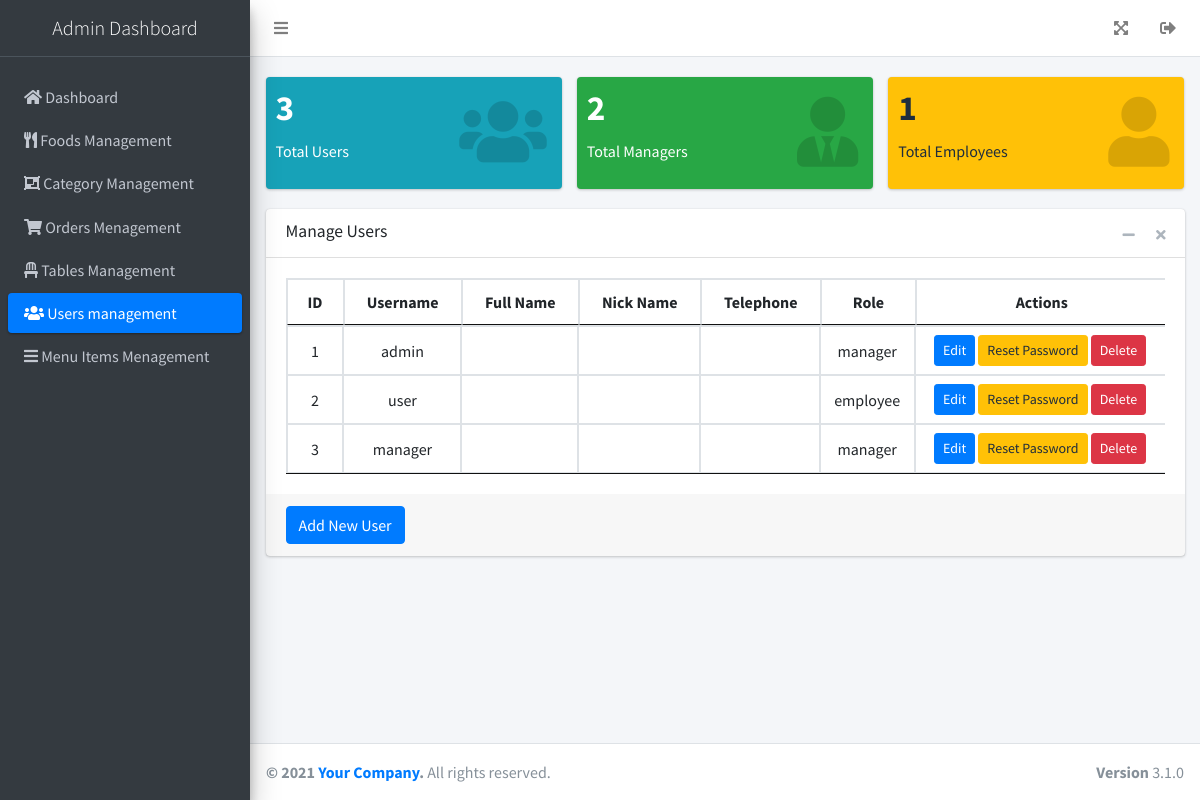
/admin/manage_users.php (signed in), run on the app's committed database.
### tables this page shows
CREATE TABLE `menu_items` (
  `id` int(11) NOT NULL,
  `name` varchar(255) NOT NULL,
  `icon` varchar(255) DEFAULT NULL,
  `link` varchar(255) NOT NULL,
  `parent_id` int(11) DEFAULT NULL,
  `order_index` int(11) DEFAULT 0,
  `active` tinyint(1) DEFAULT 1
);

CREATE TABLE `users` (
  `id` int(11) NOT NULL,
  `username` varchar(255) NOT NULL,
  `password` varchar(255) NOT NULL,
  `role` enum('manager','employee') NOT NULL,
  `full_name` varchar(255) NOT NULL,
  `nick_name` varchar(255) NOT NULL,
  `tels` varchar(255) NOT NULL
);

### includes/config.php (called while the page is built, shortened)
<?php
$base_path = '/restaurant';

### admin/manage_users.php (the view, shortened to what this page needs)
<?php
require_once '../includes/config.php';
try {
    $stmt = $pdo->query("SELECT * FROM users ORDER BY id ASC");
    $users = $stmt->fetchAll(PDO::FETCH_ASSOC);
    $stmt = $pdo->query("SELECT COUNT(*) AS total FROM users");
    $totalUsers = $stmt->fetch()['total'];
    $stmt = $pdo->query("SELECT COUNT(*) AS managers FROM users WHERE role = 'manager'");
    $totalManagers = $stmt->fetch()['managers'];
    $stmt = $pdo->query("SELECT COUNT(*) AS employees FROM users WHERE role = 'employee'");
    $totalEmployees = $stmt->fetch()['employees'];
} catch (PDOException $e) {
    die("Could not connect to the database: " . $e->getMessage());
}
include 'admin_header.php';
?>
<section class="content" style="padding-top: 20px;">
    <div class="container-fluid">
        <div class="row">
            <div class="col-lg-4 col-6">
                <div class="small-box bg-info">
                    <div class="inner">
                        <h3><?php echo $totalUsers; ?></h3>
                        <p>Total Users</p>
                    </div>
                    <div class="icon">
                        <i class="fas fa-users"></i>
                    </div>
                </div>
            </div>
            <div class="col-lg-4 col-6">
                <div class="small-box bg-success">
                    <div class="inner">
                        <h3><?php echo $totalManagers; ?></h3>
                        <p>Total Managers</p>
                    </div>
                    <div class="icon">
                        <i class="fas fa-user-tie"></i>
                    </div>
                </div>
            </div>
            <div class="col-lg-4 col-6">
                <div class="small-box bg-warning">
                    <div class="inner">
                        <h3><?php echo $totalEmployees; ?></h3>
                        <p>Total Employees</p>
                    </div>
                    <div class="icon">
                        <i class="fas fa-user"></i>
                    </div>
                </div>
            </div>
        </div>
        <div class="row">
            <div class="col-12">
                <div class="card">
                    <div class="card-header">
                        <h3 class="card-title">Manage Users</h3>
                        <div class="card-tools">
                            <button type="button" class="btn btn-tool" data-card-widget="collapse" title="Collapse">
                                <i class="fas fa-minus"></i>
                            </button>
                            <button type="button" class="btn btn-tool" data-card-widget="remove" title="Remove">
                                <i class="fas fa-times"></i>
                            </button>
                        </div>
                    </div>
                    <div class="card-body">
                        <table class="table table-bordered table-hover text-center" id="userManage" style="width:100%">
                            <thead>
                                <tr>
                                    <th>ID</th>
                                    <th>Username</th>
                                    <th>Full Name</th>
                                    <th>Nick Name</th>
                                    <th>Telephone</th>
                                    <th>Role</th>
                                    <th>Actions</th>
                                </tr>
                            </thead>
                            <tbody>
                                <?php foreach ($users as $user): ?>
                                <tr>
                                    <td><?php echo $user['id']; ?></td>
                                    <td><?php echo $user['username']; ?></td>
                                    <td><?php echo $user['full_name']; ?></td>
                                    <td><?php echo $user['nick_name']; ?></td>
                                    <td><?php echo $user['tels']; ?></td>
                                    <td><?php echo $user['role']; ?></td>
                                    <td>
                                        <button class="btn btn-sm btn-primary edit-user"
                                            data-id="<?php echo $user['id']; ?>"
                                            data-username="<?php echo $user['username']; ?>"
                                            data-full-name="<?php echo $user['full_name']; ?>"
                                            data-nick-name="<?php echo $user['nick_name']; ?>"
                                            data-tels="<?php echo $user['tels']; ?>"
                                            data-role="<?php echo $user['role']; ?>">Edit</button>
                                        <button class="btn btn-sm btn-warning reset-password"
                                            data-id="<?php echo $user['id']; ?>">Reset Password</button>
                                        <button class="btn btn-sm btn-danger delete-user"
                                            data-id="<?php echo $user['id']; ?>">Delete</button>
                                    </td>
                                </tr>
                                <?php endforeach; ?>
                            </tbody>
                        </table>
                    </div>
                    <div class="card-footer">
                        <button class="btn btn-primary" data-toggle="modal" data-target="#addUserModal">Add New
                            User</button>
                    </div>
                </div>
            </div>
        </div>
    </div>
</section>
<?php include 'admin_footer.php'; ?>
</body>
</html>

### admin/navigation_menu.php
<?php
require_once '../includes/config.php';
$current_page = basename($_SERVER['PHP_SELF']);
try {
    $stmt = $pdo->prepare("SELECT * FROM menu_items WHERE active = TRUE ORDER BY order_index ASC");
    $stmt->execute();
    $menuItems = $stmt->fetchAll(PDO::FETCH_ASSOC);
    if (!empty($menuItems)) {
        echo "<ul class='nav nav-pills nav-sidebar flex-column' data-widget='treeview' role='menu' data-accordion='false' style='padding-top:20px;'>";
        foreach ($menuItems as $item) {
            $isActive = (strpos($item['link'], $current_page) !== false) ? 'active' : '';
            echo "<li class='nav-item'>";
            echo "<a href='{$base_path}{$item['link']}' class='nav-link {$isActive}'>";
            if (!empty($item['icon'])) {
                echo "<i class='{$item['icon']}'></i>";
            }
            echo "<p> {$item['name']} </p>";
            echo "</a>";
            echo "</li>";
        }
        echo "</ul>";
    } else {
        echo "<p>No menu items available.</p>";
    }
} catch (PDOException $e) {
    error_log("Error fetching menu items: " . $e->getMessage());
    echo "<p>Error loading menu items. Please contact admin.</p>";
}
?>

### data on the page
menu_items: name "Dashboard"
menu_items: name "Foods Management"
menu_items: name "Category Management"
menu_items: name "Orders Menagement"
menu_items: name "Tables Management"
menu_items: name "Users management"
menu_items: name "Menu Items Menagement"
users: id "1", username "admin", role "manager"
users: id "2", username "user", role "employee"
users: id "3", username "manager", role "manager"

### other printed values
$totalUsers "3"
$totalManagers "2"
$totalEmployees "1"
